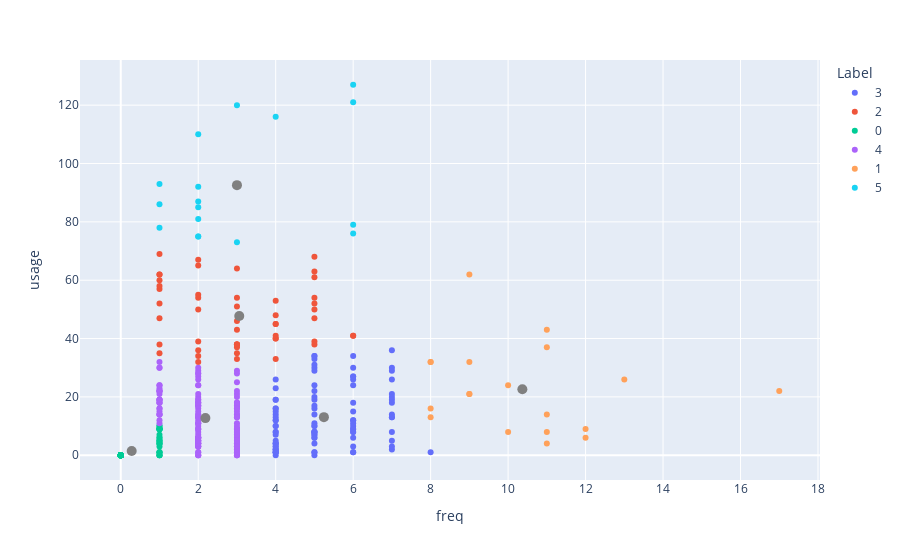

This figure's notebook cell:
### Code cell
import plotly.express as px
fig = px.scatter(WebSite, x='freq', y='usage', color="Label")
fig.add_traces(px.scatter(clusterCentroids, x="freq", y="usage").update_traces(marker_size=10, marker_color="gray").data)
fig.show()

### Figure 1 — Plotly figure (JSON) as saved in the notebook; plotly's stock layout.template omitted (floating-point values rounded to 4 significant figures; data arrays with more than 128 entries replaced by an {"elided": "..."} marker saying what was removed)
{"data": [{"hovertemplate": "Label=3<br>freq=%{x}<br>usage=%{y}<extra></extra>", "legendgroup": "3", "marker": {"color": "#636efa", "symbol": "circle"}, "mode": "markers", "name": "3", "orientation": "v", "showlegend": true, "type": "scatter", "x": [4, 4, 4, 4, 5, 4, 4, 4, 4, 5, 7, 7, 5, 4, 6, 6, 6, 6, 6, 5, 4, 5, 4, 6, 5, 7, 6, 4, 5, 7, 5, 4, 6, 5, 6, 7, 5, 5, 6, 7, 5, 5, 5, 4, 4, 5, 4, 6, 4, 5, 5, 5, 5, 4, 4, 5, 7, 6, 6, 5, 6, 7, 4, 7, 4, 5, 5, 4, 4, 7, 4, 6, 6, 5, 6, 5, 8, 7, 7, 5, 7, 7, 4, 6, 4, 4, 4, 4, 5, 5, 6, 4, 7, 6], "xaxis": "x", "y": [4, 12, 1, 2, 17, 5, 26, 8, 19, 8, 13, 30, 24, 8, 10, 1, 27, 1, 34, 6.0, 1, 31, 2, 8, 11, 2, 12, 14, 14, 14, 22, 0, 18, 8, 3, 13, 30, 7, 12, 18, 0, 4, 7, 19, 16, 8, 3, 11, 2, 16, 10, 33, 34, 15, 7, 1, 19, 6.0, 15, 8, 9, 26, 4, 36, 16, 34, 29, 12, 10, 5, 1, 9, 26, 10, 24, 19, 1, 21, 8, 6.0, 20, 3, 4, 8, 3, 23, 13, 1, 20, 1, 27, 10, 29, 30], "yaxis": "y"}, {"hovertemplate": "Label=2<br>freq=%{x}<br>usage=%{y}<extra></extra>", "legendgroup": "2", "marker": {"color": "#EF553B", "symbol": "circle"}, "mode": "markers", "name": "2", "orientation": "v", "showlegend": true, "type": "scatter", "x": [1, 3, 1, 4, 6, 1, 2, 2, 3, 5, 5, 4, 2, 5, 3, 2, 5, 2, 3, 1, 1, 4, 3, 1, 2, 3, 5, 4, 1, 3, 4, 2, 3, 2, 3, 4, 1, 6, 2, 1, 3, 5, 5, 5, 4, 4, 5, 3, 3, 1], "xaxis": "x", "y": [62, 54, 62, 45, 41, 57, 55, 65, 38, 54, 50, 53, 32, 47, 64.0, 67, 52, 39, 33, 47, 52, 45, 35, 69, 54, 38, 63, 40, 58, 51, 40, 34, 38, 36, 46, 48, 38, 41, 50, 60, 37, 61, 38, 39, 41, 33, 68, 38, 43, 35], "yaxis": "y"}, {"hovertemplate": "Label=0<br>freq=%{x}<br>usage=%{y}<extra></extra>", "legendgroup": "0", "marker": {"color": "#00cc96", "symbol": "circle"}, "mode": "markers", "name": "0", "orientation": "v", "showlegend": true, "type": "scatter", "x": [1, 0, 0, 0, 0, 1, 1, 0, 0, 0, 0, 1, 0, 0, 0, 1, 0, 0, 0, 0, 0, 1, 1, 0, 0, 0, 0, 0, 0, 0, 1, 1, 0, 1, 0, 0, 0, 1, 0, 0, 0, 1, 1, 0, 1, 0, 0, 0, 0, 0, 1, 1, 0, 0, 0, 0, 1, 0, 0, 0, 0, 0, 0, 0, 1, 0, 0, 0, 0, 0, 0, 1, 0, 1, 0, 0, 0, 0, 0, 1, 0, 1, 0, 1, 1], "xaxis": "x", "y": [4, 0, 0, 0, 0, 1, 5, 0, 0, 0, 0, 7, 0, 0, 0, 6.0, 0, 0, 0, 0, 0, 1, 1, 0, 0, 0, 0, 0, 0, 0, 9, 3, 0, 4, 0, 0, 0, 9, 0, 0, 0, 6.0, 5, 0, 9, 0, 0, 0, 0, 0, 9, 4, 0, 0, 0, 0, 9, 0, 0, 0, 0, 0, 0, 0, 5, 0, 0, 0, 0, 0, 0, 10, 0, 0, 0, 0, 0, 0, 0, 9, 0, 0, 0, 0, 10], "yaxis": "y"}, {"hovertemplate": "Label=4<br>freq=%{x}<br>usage=%{y}<extra></extra>", "legendgroup": "4", "marker": {"color": "#ab63fa", "symbol": "circle"}, "mode": "markers", "name": "4", "orientation": "v", "showlegend": true, "type": "scatter", "x": {"elided": "135 int values"}, "xaxis": "x", "y": {"elided": "135 float values"}, "yaxis": "y"}, {"hovertemplate": "Label=1<br>freq=%{x}<br>usage=%{y}<extra></extra>", "legendgroup": "1", "marker": {"color": "#FFA15A", "symbol": "circle"}, "mode": "markers", "name": "1", "orientation": "v", "showlegend": true, "type": "scatter", "x": [9, 8, 8, 9, 10, 11, 8, 17, 9, 8, 11, 11, 12, 11, 11, 13, 12, 10, 9], "xaxis": "x", "y": [32, 16, 32, 21, 24, 4, 13, 22, 62, 32, 37, 8, 9, 14, 43, 26, 6.0, 8, 21], "yaxis": "y"}, {"hovertemplate": "Label=5<br>freq=%{x}<br>usage=%{y}<extra></extra>", "legendgroup": "5", "marker": {"color": "#19d3f3", "symbol": "circle"}, "mode": "markers", "name": "5", "orientation": "v", "showlegend": true, "type": "scatter", "x": [3, 6, 4, 3, 1, 2, 1, 2, 6, 2, 2, 1, 2, 6, 6, 2, 2], "xaxis": "x", "y": [73, 121.0, 116, 120, 86, 75, 78, 92, 76, 87, 85, 93, 81, 127, 79, 75, 110], "yaxis": "y"}, {"hovertemplate": "freq=%{x}<br>usage=%{y}<extra></extra>", "legendgroup": "", "marker": {"color": "gray", "size": 10, "symbol": "circle"}, "mode": "markers", "name": "", "orientation": "v", "showlegend": false, "type": "scatter", "x": [0.2824, 10.37, 3.06, 5.245, 2.185, 3], "xaxis": "x", "y": [1.482, 22.63, 47.72, 13.06, 12.73, 92.59], "yaxis": "y"}], "layout": {"autosize": true, "legend": {"title": {"text": "Label"}, "tracegroupgap": 0}, "margin": {"t": 60}, "xaxis": {"anchor": "y", "autorange": true, "domain": [0, 1], "range": [-1.128, 18.13], "title": {"text": "freq"}, "type": "linear"}, "yaxis": {"anchor": "x", "autorange": true, "domain": [0, 1], "range": [-10.03, 136.8], "title": {"text": "usage"}, "type": "linear"}}}
